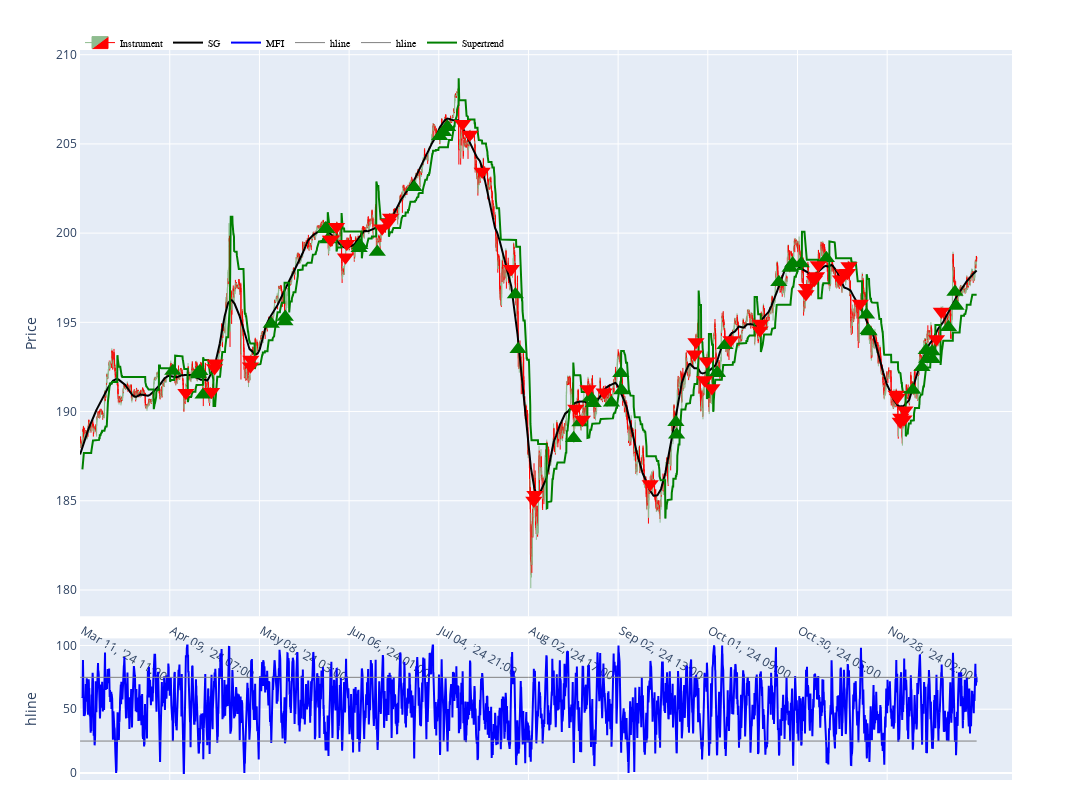

Notebook code cell kept with this figure:
### Code cell
gz = Galgoz()
indicators=gz.indicators(
    SG(bt.data, line_color="black"),
    MFI(bt.data, window=11), 
    Hline(bt.data, yvalue=75), 
    Hline(bt.data, yvalue=25), 
    #HMA(bt.data, window=200),
    SuperTrend(bt.data, line_color="green"),
    )

fig = gz.plot_candles(bt.data, indicators=indicators, show=False, width=1400, height=800)
# Plot the BUY signals, labelled as 1 in the 'signals' column. Use the mid_l price to plot the signal and use a green triangle up marker.
fig.add_trace(go.Scatter(x=bt.data.time_str[bt.data['signals'] == 1], y=bt.data['mid_l'][bt.data['signals'] == 1], mode='markers', marker=dict(color='green', symbol='triangle-up', size=15), customdata=bt.data['signals'][bt.data['signals'] == 1], hovertemplate='Buy Signal', showlegend=False))
# Now SELL signals, labelled as -1 in the 'signals' column. Use the mid_l price to plot the signal and use a red triangle down marker.
fig.add_trace(go.Scatter(x=bt.data.time_str[bt.data['signals'] == -1], y=bt.data['mid_l'][bt.data['signals'] == -1], mode='markers', marker=dict(color='red', symbol='triangle-down', size=15), customdata=bt.data['signals'][bt.data['signals'] == -1], hovertemplate='Sell Signal', showlegend=False))

### Figure 1 — Plotly figure (JSON) as saved in the notebook; plotly's stock layout.template omitted (floating-point values rounded to 4 significant figures; data arrays with more than 128 entries replaced by an {"elided": "..."} marker saying what was removed)
{"data": [{"close": {"elided": "5000 float values"}, "decreasing": {"fillcolor": "red", "line": {"color": "red"}}, "high": {"elided": "5000 float values"}, "hoverinfo": "y+x", "increasing": {"fillcolor": "darkseagreen", "line": {"color": "darkseagreen"}}, "line": {"width": 1}, "low": {"elided": "5000 float values"}, "name": "Instrument", "opacity": 1, "open": {"elided": "5000 float values"}, "showlegend": true, "type": "candlestick", "x": {"elided": "5000 str values"}, "xaxis": "x", "yaxis": "y"}, {"hoverinfo": "y+x", "line": {"color": "black", "width": 2}, "marker": {"color": "blue", "size": 5, "symbol": "circle"}, "mode": "lines", "name": "SG", "type": "scatter", "x": {"elided": "5000 str values"}, "xaxis": "x", "y": {"elided": "5000 float values"}, "yaxis": "y"}, {"hoverinfo": "y+x", "line": {"color": "blue", "width": 2}, "marker": {"color": "blue", "size": 5, "symbol": "circle"}, "mode": "lines", "name": "MFI", "type": "scatter", "x": {"elided": "5000 str values"}, "xaxis": "x", "y": {"elided": "5000 float values"}, "yaxis": "y2"}, {"hoverinfo": "y+x", "line": {"color": "grey", "width": 1}, "marker": {"color": "blue", "size": 5, "symbol": "circle"}, "mode": "lines", "name": "hline", "type": "scatter", "x": {"elided": "5000 str values"}, "xaxis": "x", "y": {"elided": "5000 int values"}, "yaxis": "y2"}, {"hoverinfo": "y+x", "line": {"color": "grey", "width": 1}, "marker": {"color": "blue", "size": 5, "symbol": "circle"}, "mode": "lines", "name": "hline", "type": "scatter", "x": {"elided": "5000 str values"}, "xaxis": "x", "y": {"elided": "5000 int values"}, "yaxis": "y2"}, {"hoverinfo": "y+x", "line": {"color": "green", "width": 2}, "marker": {"color": "blue", "size": 5, "symbol": "circle"}, "mode": "lines", "name": "Supertrend", "type": "scatter", "x": {"elided": "5000 str values"}, "xaxis": "x", "y": {"elided": "5000 float values"}, "yaxis": "y"}, {"customdata": [1, 1, 1, 1, 1, 1, 1, 1, 1, 1, 1, 1, 1, 1, 1, 1, 1, 1, 1, 1, 1, 1, 1, 1, 1, 1, 1, 1, 1, 1, 1, 1, 1, 1, 1, 1, 1, 1, 1, 1, 1, 1, 1, 1, 1, 1, 1, 1, 1, 1, 1], "hovertemplate": "Buy Signal", "marker": {"color": "green", "size": 15, "symbol": "triangle-up"}, "mode": "markers", "showlegend": false, "type": "scatter", "x": [" Apr 10, '24 00:00", " Apr 17, '24 20:00", " Apr 18, '24 00:00", " Apr 18, '24 07:00", " Apr 19, '24 01:00", " May 12, '24 21:00", " May 16, '24 01:00", " May 16, '24 03:00", " May 29, '24 13:00", " May 29, '24 18:00", " May 29, '24 20:00", " May 30, '24 03:00", " Jun 10, '24 09:00", " Jun 10, '24 13:00", " Jun 14, '24 14:00", " Jun 27, '24 03:00", " Jul 05, '24 02:00", " Jul 08, '24 00:00", " Jul 08, '24 20:00", " Jul 08, '24 22:00", " Jul 30, '24 16:00", " Jul 31, '24 07:00", " Aug 19, '24 05:00", " Aug 20, '24 16:00", " Aug 23, '24 04:00", " Aug 23, '24 18:00", " Aug 30, '24 00:00", " Sep 03, '24 04:00", " Sep 03, '24 09:00", " Sep 19, '24 23:00", " Sep 20, '24 03:00", " Oct 03, '24 11:00", " Oct 03, '24 15:00", " Oct 07, '24 09:00", " Oct 23, '24 21:00", " Oct 28, '24 12:00", " Oct 29, '24 02:00", " Oct 31, '24 02:00", " Nov 07, '24 23:00", " Nov 21, '24 07:00", " Nov 21, '24 16:00", " Nov 21, '24 21:00", " Dec 06, '24 01:00", " Dec 10, '24 04:00", " Dec 11, '24 04:00", " Dec 11, '24 07:00", " Dec 12, '24 13:00", " Dec 12, '24 15:00", " Dec 18, '24 08:00", " Dec 19, '24 20:00", " Dec 20, '24 02:00"], "y": [192.3, 192.2, 192.1, 192.3, 190.9, 194.9, 195.1, 195.3, 200.3, 200.2, 200.2, 199.6, 199.2, 199.3, 198.9, 202.6, 205.4, 205.7, 205.9, 205.9, 196.6, 193.5, 188.5, 189.4, 190.8, 190.5, 190.5, 192.2, 191.2, 189.4, 188.7, 192.1, 192.2, 193.7, 197.3, 198.1, 198.3, 198.3, 198.6, 195.4, 194.6, 194.5, 191.2, 192.5, 193.4, 192.9, 193.4, 192.9, 194.7, 196.7, 195.9]}, {"customdata": [-1, -1, -1, -1, -1, -1, -1, -1, -1, -1, -1, -1, -1, -1, -1, -1, -1, -1, -1, -1, -1, -1, -1, -1, -1, -1, -1, -1, -1, -1, -1, -1, -1, -1, -1, -1, -1, -1, -1, -1, -1, -1, -1, -1, -1, -1, -1, -1, -1, -1, -1, -1], "hovertemplate": "Sell Signal", "marker": {"color": "red", "size": 15, "symbol": "triangle-down"}, "mode": "markers", "showlegend": false, "type": "scatter", "x": [" Apr 15, '24 01:00", " Apr 23, '24 00:00", " Apr 23, '24 17:00", " Apr 23, '24 20:00", " May 06, '24 01:00", " May 06, '24 03:00", " May 30, '24 17:00", " May 30, '24 20:00", " Jun 03, '24 03:00", " Jun 05, '24 05:00", " Jun 05, '24 12:00", " Jun 17, '24 17:00", " Jun 19, '24 03:00", " Jun 19, '24 16:00", " Jul 12, '24 10:00", " Jul 16, '24 02:00", " Jul 18, '24 23:00", " Jul 29, '24 18:00", " Aug 05, '24 23:00", " Aug 06, '24 05:00", " Aug 19, '24 17:00", " Aug 21, '24 06:00", " Aug 22, '24 13:00", " Aug 28, '24 07:00", " Sep 12, '24 00:00", " Sep 26, '24 07:00", " Sep 26, '24 15:00", " Sep 30, '24 15:00", " Oct 01, '24 04:00", " Oct 02, '24 08:00", " Oct 08, '24 18:00", " Oct 17, '24 12:00", " Oct 17, '24 15:00", " Nov 01, '24 04:00", " Nov 01, '24 09:00", " Nov 05, '24 04:00", " Nov 05, '24 07:00", " Nov 05, '24 16:00", " Nov 06, '24 02:00", " Nov 13, '24 06:00", " Nov 14, '24 01:00", " Nov 14, '24 21:00", " Nov 15, '24 05:00", " Nov 19, '24 20:00", " Dec 02, '24 04:00", " Dec 02, '24 10:00", " Dec 03, '24 03:00", " Dec 03, '24 06:00", " Dec 04, '24 00:00", " Dec 04, '24 05:00", " Dec 13, '24 13:00", " Dec 16, '24 16:00"], "y": [191.1, 191.1, 192.4, 192.7, 192.5, 192.9, 199.6, 199.6, 200.4, 198.6, 199.4, 200.3, 200.6, 200.9, 206.1, 205.5, 203.5, 198.0, 185.0, 185.3, 190.2, 189.5, 191.3, 191.1, 185.9, 193.2, 193.9, 191.8, 192.8, 191.3, 194.0, 194.6, 194.9, 196.6, 196.9, 197.4, 197.5, 197.6, 198.2, 197.4, 197.8, 197.8, 198.2, 196.1, 191.0, 190.8, 189.4, 189.7, 189.6, 190.1, 194.1, 195.6]}], "layout": {"height": 800, "hoverlabel": {"bgcolor": "rgba(255,255,255,0.5)"}, "hovermode": "x unified", "legend": {"bgcolor": "rgba(255,255,255,0)", "font": {"color": "black", "family": "sans-serif", "size": 10}, "orientation": "h", "traceorder": "normal", "x": 0, "y": 1.03}, "margin": {"b": 20, "t": 50}, "width": 1400, "xaxis": {"anchor": "y", "domain": [0, 1], "matches": "x", "rangeslider": {"visible": false}, "showline": true, "showspikes": true, "spikecolor": "green", "spikemode": "across", "spikesnap": "cursor", "tickvals": [" Mar 11, '24 11:00", " Apr 09, '24 07:00", " May 08, '24 03:00", " Jun 06, '24 01:00", " Jul 04, '24 21:00", " Aug 02, '24 17:00", " Sep 02, '24 13:00", " Oct 01, '24 09:00", " Oct 30, '24 05:00", " Nov 28, '24 02:00"]}, "xaxis2": {"anchor": "y2", "domain": [0, 1], "matches": "x", "showline": true, "showspikes": true, "showticklabels": false, "spikecolor": "green", "spikemode": "across", "spikesnap": "cursor", "tickvals": [" Mar 11, '24 11:00", " Apr 09, '24 07:00", " May 08, '24 03:00", " Jun 06, '24 01:00", " Jul 04, '24 21:00", " Aug 02, '24 17:00", " Sep 02, '24 13:00", " Oct 01, '24 09:00", " Oct 30, '24 05:00", " Nov 28, '24 02:00"]}, "yaxis": {"anchor": "x", "domain": [0.224, 1], "showline": true, "showspikes": true, "showticklabels": true, "spikecolor": "green", "spikemode": "across", "spikesnap": "cursor", "title": {"text": "Price"}}, "yaxis2": {"anchor": "x2", "domain": [0, 0.194], "showline": true, "showspikes": true, "showticklabels": true, "spikecolor": "green", "spikemode": "across", "spikesnap": "cursor", "title": {"text": "hline"}}}}
